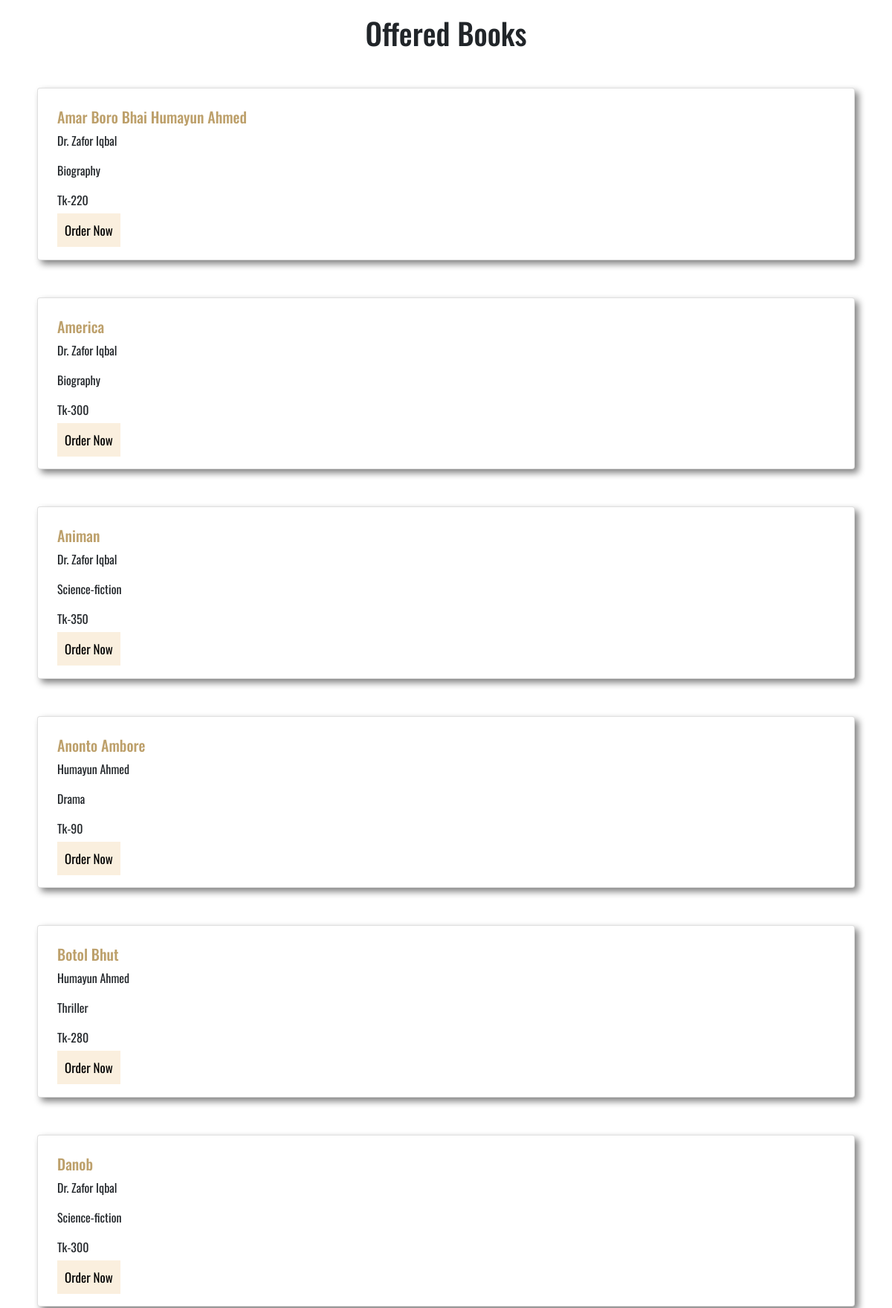
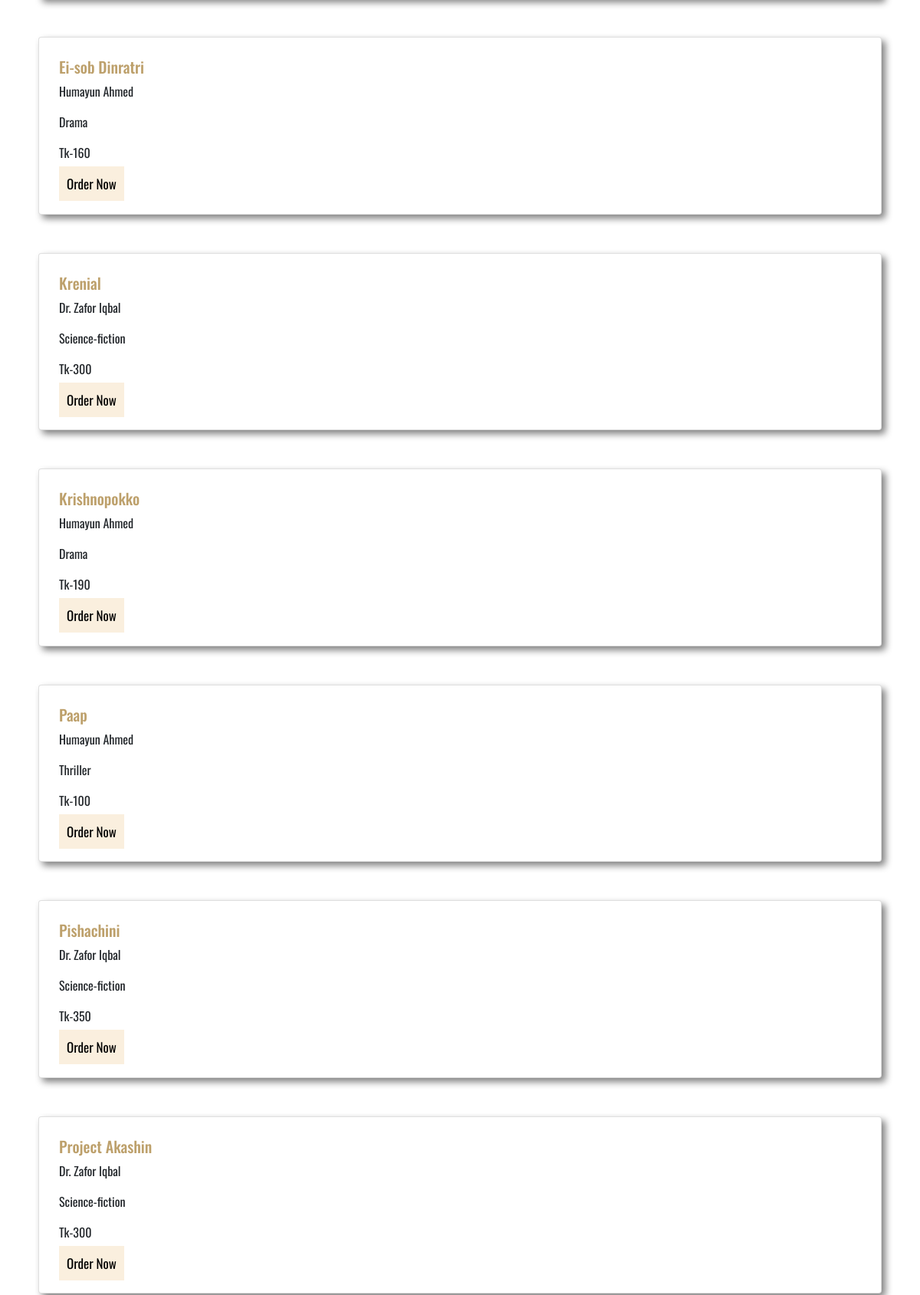
The page /files/offer.php (upper part) on the database its author committed (2 pictures, top to bottom).
### tables this page shows
CREATE TABLE `book` (
  `ISBN` int(30) NOT NULL,
  `title` varchar(100) DEFAULT NULL,
  `author_name` varchar(50) DEFAULT NULL,
  `publication_id` int(10) DEFAULT NULL,
  `price` int(10) DEFAULT NULL,
  `genre` varchar(30) DEFAULT NULL,
  `pdf` varchar(10) DEFAULT NULL,
  `rating` decimal(3,1) DEFAULT NULL,
  `used` varchar(20) DEFAULT NULL,
  `offer` varchar(20) DEFAULT NULL,
  `year` date DEFAULT NULL
);

### files/offer.php (the view, shortened to what this page needs)
<!DOCTYPE html>
<html lang="en">
<head>
    <link href="https://cdn.jsdelivr.net/npm/bootstrap@5.0.2/dist/css/bootstrap.min.css" rel="stylesheet">
    <link rel="stylesheet" href="../css/books.css">
</head>
<body>
<?php
$db = mysqli_connect("localhost", "root", "", "readersden");
$sql = "SELECT ISBN, title, author_name, genre, price FROM book WHERE offer='yes' ORDER BY title ASC";
$result = mysqli_query($db, $sql);
?>
    <h1 class="text-center"> Offered Books </h1>
    <?php
          if (mysqli_num_rows($result)>0) {
          while ($row= mysqli_fetch_assoc($result)) {
    ?>
    <div class="card books">
        <div class="card-body">
          <h5 class="card-title" style=" color: rgb(189, 160, 107);"> <?php echo $row['title']; ?> </h5>
          <p class="card-text"> <?php echo $row['author_name']; ?> </p>
          <p class="card-text"> <?php echo $row['genre']; ?> </p>
          <p class="card-text"> <?php echo "Tk-".$row['price']; ?> </p>
          <a href= <?php echo "order.php?ISBN=" .$row['ISBN']?> class="button">Order Now</a>
        </div>
      </div>
      <?php
  }
} else {
  echo "0 results";
}
?>
</body>
</html>

### css/books.css (style rules this page uses)
body { font-family: 'Oswald', sans-serif; }
.books { margin: 50px; padding: 10px; box-shadow: gray 5px 5px 10px; }
h1 { padding-top: 20px; }
h5 { color: rgb(189, 160, 107); }
.button { margin: 10px 0; padding: 10px; border: none; outline: none; cursor: pointer; font-size: 17px; width: 80%; background-color: #f8e9d2b9; text-decoration: none; color: black; }

### rows shown on the page
book: title "Amar Boro Bhai Humayun Ahmed", author_name "Dr. Zafor Iqbal", genre "Biography", price "220"
book: title "America", author_name "Dr. Zafor Iqbal", genre "Biography", price "300"
book: title "Animan", author_name "Dr. Zafor Iqbal", genre "Science-fiction", price "350"
book: title "Anonto Ambore", author_name "Humayun Ahmed", genre "Drama", price "90"
book: title "Botol Bhut", author_name "Humayun Ahmed", genre "Thriller", price "280"
book: title "Danob", author_name "Dr. Zafor Iqbal", genre "Science-fiction", price "300"
book: title "Ei-sob Dinratri", author_name "Humayun Ahmed", genre "Drama", price "160"
book: title "Krenial", author_name "Dr. Zafor Iqbal", genre "Science-fiction", price "300"
book: title "Krishnopokko", author_name "Humayun Ahmed", genre "Drama", price "190"
book: title "Paap", author_name "Humayun Ahmed", genre "Thriller", price "100"
book: title "Pishachini", author_name "Dr. Zafor Iqbal", genre "Science-fiction", price "350"
book: title "Project Akashin", author_name "Dr. Zafor Iqbal", genre "Science-fiction", price "300"
